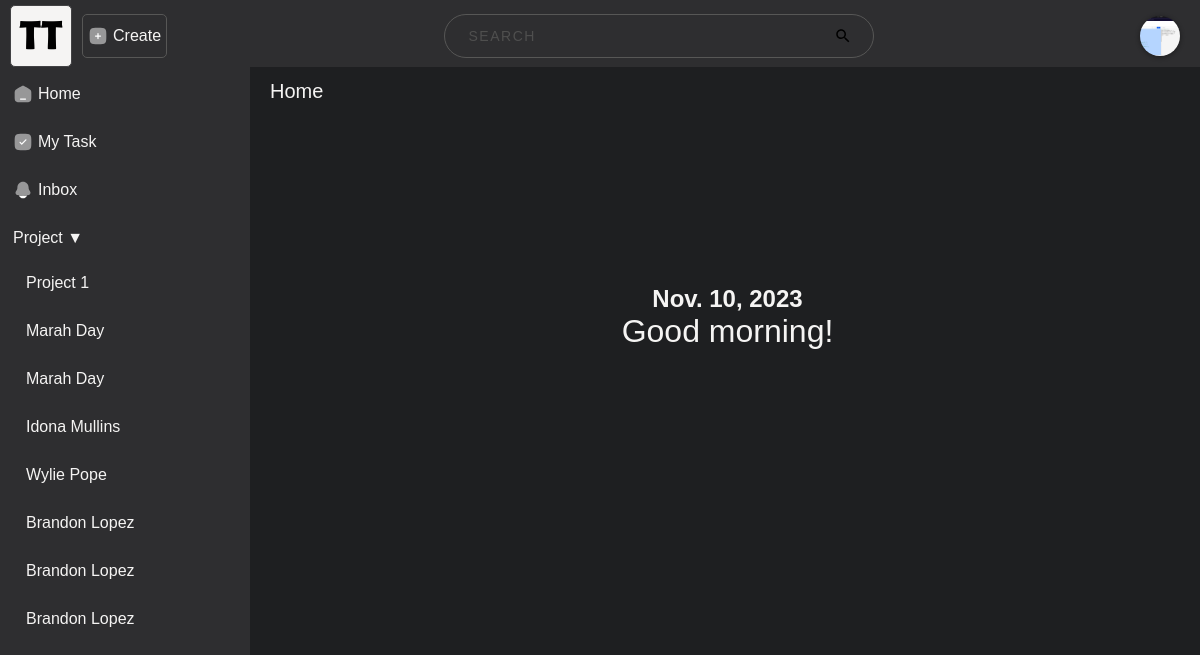
The app's page / (signed in) with its own data.
### base/models.py (models this page shows)
class UserProfile(models.Model):
    user = models.OneToOneField(User, on_delete=models.CASCADE)
    profile_picture = models.ImageField(upload_to='profile_pictures', null=True, blank=True)

class Projects(models.Model):
    PRIORITY_CHOICES = [
        ("", "Select Priority"),
        ("H", "High"),
        ("M", "Medium"),
        ("L", "Low"),
    ]
    project_id = models.AutoField(primary_key=True)
    user_id = models.ManyToManyField(User, through="ProjectUsers")
    project_name = models.CharField(max_length=255)
    description = models.CharField(max_length=255)
    start_date = models.DateField()
    end_date = models.DateField()
    priority = models.CharField(max_length=1, choices=PRIORITY_CHOICES, default="")
    def __str__(self):
        return self.project_name

### base/views.py (the view)
# urls.py: path('', index, name="home"),
@login_required
def index(request):
    content = {"greeting": greeting, "today_date": today_date}
    return render(request, "home.html", content)

### base/templatetags/customtags.py (called while the page is built)
@register.simple_tag
def list_of_projects(username):
    desired_user = User.objects.get(username=username)
    user_projects = Projects.objects.filter(projectusers__user_id=desired_user)
    return user_projects

### base/utils.py (called while the page is built)
def today_date():
    today_date = datetime.date.today()
    return today_date

def greeting():
    current_time = datetime.datetime.now()
    current_hour = current_time.hour
    if 5 <= current_hour < 12:
        result = "Good morning!"
    elif 12 <= current_hour < 17:
        result = "Good afternoon!"
    elif 17 <= current_hour < 21:
        result = "Good evening!"
    else:
        result = "Good night!"
    return result

### base/templates/home.html (shortened to what this page needs)
{% extends 'base.html' %}
{% block content %}
<div class="main-content">
    <div class="heading-content">
        <div class="heading-style">
            <p>Home</p>
        </div>
    </div>
    <div class="daydate-greet-container">
        <div id="date">{{today_date}}</div>
        <div id="greeting"> {{greeting}}</div>
    </div>
</div>
{% endblock %}

### base/templates/base.html (shortened to what this page needs)
<html lang="en">
<head>
    {% load static %}
    {% load customtags %}
    <link rel="stylesheet" href="{% static 'css/styles.css' %}">
    <link rel="stylesheet" href="{% static 'css/tab-style.css' %}">
</head>
<body>
    <div class="navbar">
        <div class="logo-container">
            <a href="{% url 'home' %}">
                <div class="logo collapse-toggle-btn">
                    <img src="{% static 'image/teamtrack_logo.png' %}" alt="logo">
            </a>
        </div>
    </div>
    <a href="{% url 'create_project' %}">
        <div class="create-project-btn popup-btn overlay-border related-btn-img">
            <img class="svg-img" src="{% static 'image/add-square.svg' %}" alt="create">
            <p>Create</p>
        </div>
    </a>
    <div class="search__container">
        <input class="search__input" type="text" placeholder="Search">
    </div>
    <div class="navbar-right">
        {% if user.is_authenticated %}
        {% if user.userprofile.profile_picture %}
        <img id="popup-btn" src="{{ user.userprofile.profile_picture.url }}" alt="Profile Picture">
        {% else %}
        <button class="profpic" id="popup-btn" style="color: black;">{% get_initials_of_fullname request.user.username %}</button>
        {% endif %}
        {% endif %}
    </div>
    <div class="sidebar">
        <ul>
            <li class="related-btn-img">
                <a href="{% url 'home' %}" class="full-width">
                    <img src="{% static 'image/home.svg' %}" alt="">
                    Home
                </a>
            </li>
            <li class="related-btn-img">
                <a href="#" class="full-width">
                    <img src="{% static 'image/check-square.svg' %}">
                    My Task
                </a>
            </li>
            <li class="related-btn-img">
                <a href="#" class="full-width">
                    <img src="{% static 'image/bell.svg' %}" alt="">
                    Inbox
                </a>
            </li>
            <li>
                <div class="collapsible-project">Project ▼</div>
                <div class="collapsible-content">
                    <div class="project-scroll-container">
                        <div class="project-item sidebar-project" id="projectListContainer">
                            <ul>
                                {% if user.is_authenticated %}
                                {% list_of_projects request.user.username as user_projects %}
                                {% for user_project in user_projects %}
                                <li><a href="{% url 'project_view' user_project.project_id %}">{{ user_project }}</a>
                                </li>
                                {% endfor %}
                                {% endif %}
                            </ul>
                        </div>
                    </div>
                </div>
            </li>
        </ul>
    </div>
    <div class="container">
        {% block content %}
        {% endblock %}
    </div>
</body>
</html>

### static/css/styles.css (style rules this page uses)
:root { --bg-color: #1e1f21; --sidebar-bgcolor: #2e2e30; --overlay-bgcolor: #2e2e30b9; --navbar-bgcolor: var(--sidebar-bgcolor); --danger-color: rgb(220, 38, 38); --color-text: #f5f4f3; --color-text-active: #f5f4f3; --color-text-disabled: #6a696a; --color-text-weak: #a2a0a2; --color-icon: #a2a0a2; --color-icon-rgb: 162, 160, 162; --color-icon-foreground: #f5f4f3; --color-icon-hover: #f5f4f3; --color-icon-disabled: #6a696a; --color-border: #424244; --color-background-weak: #1e1f21; --color-background-weak-hover-deprecated: #2a2b2d; --color-background-hover: rgba(255, 255, 255, 0.06); --color-background-active: rgba(255, 255, 255, 0.11); --color-background-active-two: rgba(255, 255, 255, 0.20); --color-background-active-three: rgba(255, 255, 255, 0.00); }
* { margin: 0; padding: 0; line-height: 2rem; font-family: 'Poppins', sans-serif; color: var(--color-text); }
body { background-color: var(--bg-color); }
a { text-decoration: none; color: var(--color-text); transition: color 0.3s ease; }
li { list-style-type: none; }
p { color: var(--color-text); }
.related-btn-img { display: flex; align-items: center; }
.related-btn-img img { width: 20px; margin-right: 5px; }
.overlay-border { border: 1px solid #575756; border-radius: 5px; width: fit-content; }
.heading-style { margin-bottom: 8px; font-family: inherit; font-size: 20px; color: var(--color-text); }
.navbar { background-color: var(--navbar-bgcolor); color: var(--navbar-color); padding: 5px 10px 0; display: flex; align-items: center; top: 0; position: sticky; z-index: 9999; }
.search__container { width: 430px; margin: 0 auto; }
.search__input { width: 100%; padding: 12px 24px; background-color: transparent; transition: transform 250ms ease-in-out; font-size: 14px; line-height: 18px; color: var(--color-text); background-color: transparent; background-repeat: no-repeat; background-size: 18px 18px; background-position: 95% center; border-radius: 50px; border: 1px solid #575756; transition: all 250ms ease-in-out; backface-visibility: hidden; transform-style: preserve-3d; }
.search__input::placeholder { color: rgba(87, 87, 86, 0.8); text-transform: uppercase; letter-spacing: 1.5px; }
.create-project-btn { padding: 5px; margin: 5px 10px; cursor: pointer; }
.container { background-color: var(--bg-color); display: flex; }
.project-scroll-container { max-height: 400px; overflow-y: auto; }
.main-content { flex: 1; background-color: var(--bg-color); margin-left: 255px; padding: 8px 15px; }
.daydate-greet-container { display: flex; flex-direction: column; justify-content: center; align-items: center; height: 50vh; margin: 0; }
#greeting { font-size: 32px; color: var(--color-text); text-align: center; }
#date { font-size: 24px; color: var(--color-text); font-weight: bold; text-align: center; }
#popup-btn { margin-left: auto; margin-right: 10px; border: none; height: 40px; width: 40px; border-radius: 50%; box-shadow: 0px 1px 4px 1px rgba(0, 0, 0, 0.3); cursor: pointer; }
.navbar-right { display: flex; align-items: center; }

### base/templates/base.html (style rules this page uses)
.logo img { width: 60px; height: 60px; border: 1px solid var(--color-border); border-radius: 5px; background-color: var(--color-text); }
.navbar-right img { height: 40px; width: 40px; border-radius: 50%; object-fit: cover; }
.sidebar { width: 250px; color: white; height: 100vh; top: 65; overflow-y: auto; background-color: var(--sidebar-bgcolor); position: fixed; }
.sidebar ul { list-style: none; padding: 10px 0; }
.sidebar li { margin-bottom: 10px; padding: 3px 8px; }
.sidebar a { border-radius: 5px; padding: 0 5px; text-decoration: none; font-size: 16px; color: var(--color-text); }
.sidebar a.full-width { display: flex; align-items: center; text-decoration: none; color: var(--color-text); padding: 0 5px; font-size: 16px; width: 100%; }
.collapsible-project { cursor: pointer; padding: 0 5px; }
.collapsible-content { display: block; padding-left: 5px; }

### records on screen
Projects: project_name "Project 1"
Projects: project_name "Marah Day"
Projects: project_name "Marah Day"
Projects: project_name "Idona Mullins"
Projects: project_name "Wylie Pope"
Projects: project_name "Brandon Lopez"
Projects: project_name "Brandon Lopez"
Projects: project_name "Brandon Lopez"

### other values on screen
{{ today_date }} "Nov. 10, 2023"
{{ greeting }} "Good morning!"
